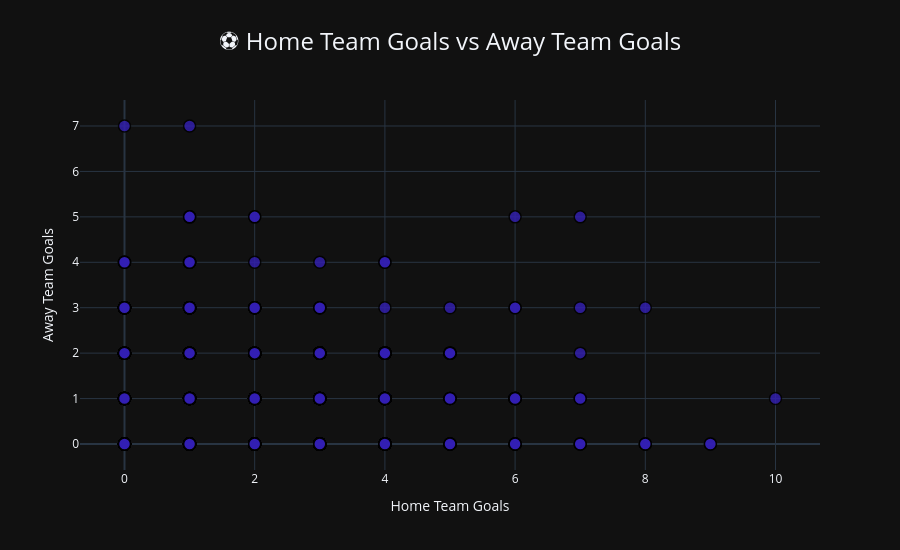

The notebook cell saved with this chart:
### Code cell
import plotly.express as px

fig = px.scatter(
    df,
    x="Home Team Goals",
    y="Away Team Goals",
    title="⚽ Home Team Goals vs Away Team Goals",
    color_discrete_sequence=["#331fb4"]
)

fig.update_traces(
    marker=dict(
        size=12,
        opacity=0.8,
        line=dict(width=1.5, color="black")
    )
)

fig.update_layout(
    template="plotly_dark",
    title_font_size=24,
    title_x=0.5,
    xaxis_title="Home Team Goals",
    yaxis_title="Away Team Goals",
    width=900,
    height=550
)

fig.show()

### Figure 1 — Plotly figure (JSON) as saved in the notebook; plotly's stock layout.template omitted (floating-point values rounded to 4 significant figures; data arrays with more than 128 entries replaced by an {"elided": "..."} marker saying what was removed)
{"data": [{"hovertemplate": "Home Team Goals=%{x}<br>Away Team Goals=%{y}<extra></extra>", "legendgroup": "", "marker": {"color": "#331fb4", "line": {"color": "black", "width": 1.5}, "opacity": 0.8, "size": 12, "symbol": "circle"}, "mode": "markers", "name": "", "orientation": "v", "showlegend": false, "type": "scatter", "x": {"elided": "835 float values"}, "xaxis": "x", "y": {"elided": "835 float values"}, "yaxis": "y"}], "layout": {"height": 550, "legend": {"tracegroupgap": 0}, "title": {"font": {"size": 24}, "text": "⚽ Home Team Goals vs Away Team Goals", "x": 0.5}, "width": 900, "xaxis": {"anchor": "y", "domain": [0, 1], "title": {"text": "Home Team Goals"}}, "yaxis": {"anchor": "x", "domain": [0, 1], "title": {"text": "Away Team Goals"}}}}
